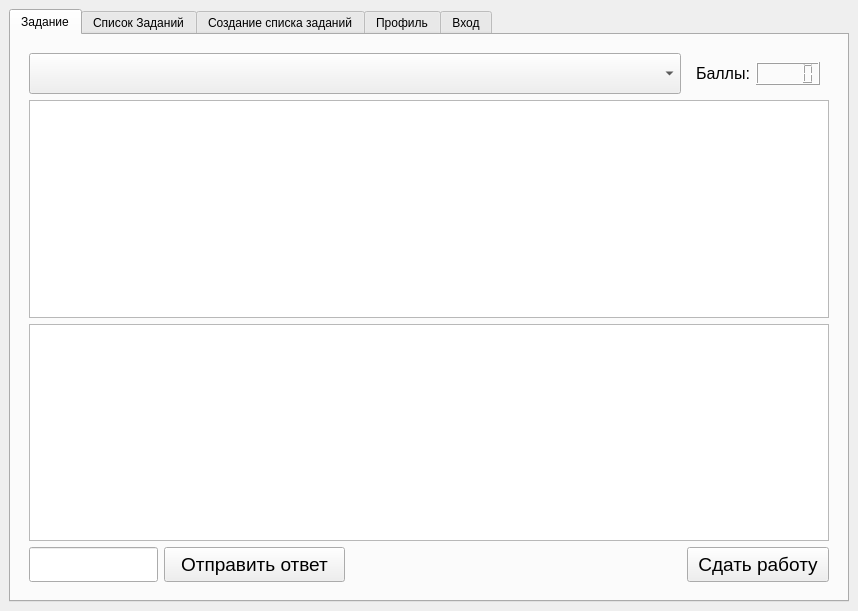
<?xml version="1.0" encoding="UTF-8"?>
<ui version="4.0">
 <class>MainWindow</class>
 <widget class="QMainWindow" name="MainWindow">
  <property name="geometry">
   <rect>
    <x>0</x>
    <y>0</y>
    <width>858</width>
    <height>611</height>
   </rect>
  </property>
  <property name="sizePolicy">
   <sizepolicy hsizetype="Preferred" vsizetype="Preferred">
    <horstretch>0</horstretch>
    <verstretch>0</verstretch>
   </sizepolicy>
  </property>
  <property name="minimumSize">
   <size>
    <width>0</width>
    <height>0</height>
   </size>
  </property>
  <property name="maximumSize">
   <size>
    <width>16777215</width>
    <height>16777215</height>
   </size>
  </property>
  <property name="sizeIncrement">
   <size>
    <width>0</width>
    <height>0</height>
   </size>
  </property>
  <property name="baseSize">
   <size>
    <width>0</width>
    <height>0</height>
   </size>
  </property>
  <property name="windowTitle">
   <string>MainWindow</string>
  </property>
  <widget class="QWidget" name="centralwidget">
   <layout class="QGridLayout" name="gridLayout">
    <item row="1" column="0">
     <widget class="QTabWidget" name="tabWidget">
      <property name="autoFillBackground">
       <bool>false</bool>
      </property>
      <property name="inputMethodHints">
       <set>Qt::ImhNone</set>
      </property>
      <property name="currentIndex">
       <number>0</number>
      </property>
      <widget class="QWidget" name="task">
       <attribute name="title">
        <string>Задание</string>
       </attribute>
       <layout class="QGridLayout" name="gridLayout_3">
        <item row="0" column="0">
         <widget class="QWidget" name="widget" native="true">
          <property name="enabled">
           <bool>true</bool>
          </property>
          <property name="autoFillBackground">
           <bool>false</bool>
          </property>
          <layout class="QGridLayout" name="gridLayout_2">
           <item row="3" column="1" rowspan="2" colspan="4">
            <widget class="QWidget" name="widget_3" native="true">
             <property name="sizePolicy">
              <sizepolicy hsizetype="Preferred" vsizetype="Preferred">
               <horstretch>0</horstretch>
               <verstretch>0</verstretch>
              </sizepolicy>
             </property>
             <property name="minimumSize">
              <size>
               <width>513</width>
               <height>35</height>
              </size>
             </property>
             <widget class="QLabel" name="label_tmp_1">
              <property name="geometry">
               <rect>
                <x>0</x>
                <y>0</y>
                <width>511</width>
                <height>35</height>
               </rect>
              </property>
              <property name="sizePolicy">
               <sizepolicy hsizetype="Preferred" vsizetype="Preferred">
                <horstretch>0</horstretch>
                <verstretch>0</verstretch>
               </sizepolicy>
              </property>
              <property name="minimumSize">
               <size>
                <width>511</width>
                <height>0</height>
               </size>
              </property>
              <property name="font">
               <font>
                <pointsize>12</pointsize>
                <weight>75</weight>
                <bold>true</bold>
               </font>
              </property>
              <property name="text">
               <string/>
              </property>
              <property name="alignment">
               <set>Qt::AlignLeading|Qt::AlignLeft|Qt::AlignVCenter</set>
              </property>
             </widget>
             <widget class="QPushButton" name="send_btn">
              <property name="geometry">
               <rect>
                <x>0</x>
                <y>0</y>
                <width>181</width>
                <height>35</height>
               </rect>
              </property>
              <property name="sizePolicy">
               <sizepolicy hsizetype="Preferred" vsizetype="Preferred">
                <horstretch>0</horstretch>
                <verstretch>0</verstretch>
               </sizepolicy>
              </property>
              <property name="font">
               <font>
                <pointsize>14</pointsize>
               </font>
              </property>
              <property name="text">
               <string>Отправить ответ</string>
              </property>
             </widget>
            </widget>
           </item>
           <item row="0" column="5">
            <widget class="QWidget" name="widget_5" native="true">
             <layout class="QHBoxLayout" name="horizontalLayout">
              <item>
               <widget class="QLabel" name="label_tmp_2">
                <property name="font">
                 <font>
                  <pointsize>12</pointsize>
                 </font>
                </property>
                <property name="text">
                 <string>Баллы:</string>
                </property>
                <property name="alignment">
                 <set>Qt::AlignCenter</set>
                </property>
               </widget>
              </item>
              <item>
               <widget class="QLCDNumber" name="lcdNumber">
                <property name="intValue" stdset="0">
                 <number>0</number>
                </property>
               </widget>
              </item>
             </layout>
            </widget>
           </item>
           <item row="0" column="0" colspan="5">
            <widget class="QComboBox" name="task_choose">
             <property name="sizePolicy">
              <sizepolicy hsizetype="Preferred" vsizetype="Preferred">
               <horstretch>0</horstretch>
               <verstretch>0</verstretch>
              </sizepolicy>
             </property>
             <property name="font">
              <font>
               <pointsize>10</pointsize>
               <weight>50</weight>
               <bold>false</bold>
              </font>
             </property>
            </widget>
           </item>
           <item row="1" column="0" colspan="6">
            <widget class="QTextEdit" name="task_text">
             <property name="font">
              <font>
               <pointsize>12</pointsize>
              </font>
             </property>
             <property name="readOnly">
              <bool>true</bool>
             </property>
             <property name="html">
              <string>&lt;!DOCTYPE HTML PUBLIC &quot;-//W3C//DTD HTML 4.0//EN&quot; &quot;http://www.w3.org/TR/REC-html40/strict.dtd&quot;&gt;
&lt;html&gt;&lt;head&gt;&lt;meta name=&quot;qrichtext&quot; content=&quot;1&quot; /&gt;&lt;style type=&quot;text/css&quot;&gt;
p, li { white-space: pre-wrap; }
&lt;/style&gt;&lt;/head&gt;&lt;body style=&quot; font-family:'MS Shell Dlg 2'; font-size:12pt; font-weight:400; font-style:normal;&quot;&gt;
&lt;p style=&quot;-qt-paragraph-type:empty; margin-top:0px; margin-bottom:0px; margin-left:0px; margin-right:0px; -qt-block-indent:0; text-indent:0px;&quot;&gt;&lt;br /&gt;&lt;/p&gt;&lt;/body&gt;&lt;/html&gt;</string>
             </property>
            </widget>
           </item>
           <item row="3" column="5" rowspan="2">
            <widget class="QPushButton" name="end_work">
             <property name="minimumSize">
              <size>
               <width>0</width>
               <height>35</height>
              </size>
             </property>
             <property name="font">
              <font>
               <pointsize>14</pointsize>
               <weight>50</weight>
               <bold>false</bold>
              </font>
             </property>
             <property name="text">
              <string>Сдать работу</string>
             </property>
            </widget>
           </item>
           <item row="3" column="0" rowspan="2">
            <widget class="QLineEdit" name="answer_edit">
             <property name="sizePolicy">
              <sizepolicy hsizetype="Minimum" vsizetype="Fixed">
               <horstretch>0</horstretch>
               <verstretch>0</verstretch>
              </sizepolicy>
             </property>
             <property name="minimumSize">
              <size>
               <width>0</width>
               <height>35</height>
              </size>
             </property>
            </widget>
           </item>
           <item row="2" column="0" colspan="6">
            <widget class="QTextEdit" name="task_solution">
             <property name="sizePolicy">
              <sizepolicy hsizetype="Expanding" vsizetype="Expanding">
               <horstretch>0</horstretch>
               <verstretch>0</verstretch>
              </sizepolicy>
             </property>
             <property name="font">
              <font>
               <pointsize>12</pointsize>
              </font>
             </property>
            </widget>
           </item>
          </layout>
          <zorder>task_choose</zorder>
          <zorder>widget_3</zorder>
          <zorder>widget_5</zorder>
          <zorder>task_text</zorder>
          <zorder>end_work</zorder>
          <zorder>answer_edit</zorder>
          <zorder>task_solution</zorder>
         </widget>
        </item>
       </layout>
      </widget>
      <widget class="QWidget" name="task_list">
       <attribute name="title">
        <string>Список Заданий</string>
       </attribute>
       <layout class="QGridLayout" name="gridLayout_4">
        <item row="0" column="0">
         <widget class="QWidget" name="widget_2" native="true">
          <layout class="QGridLayout" name="gridLayout_5">
           <item row="11" column="0" colspan="3">
            <widget class="QListWidget" name="self_tl">
             <property name="font">
              <font/>
             </property>
            </widget>
           </item>
           <item row="1" column="0" colspan="3">
            <widget class="QListWidget" name="teacher_tl">
             <property name="font">
              <font>
               <pointsize>10</pointsize>
              </font>
             </property>
            </widget>
           </item>
           <item row="0" column="0">
            <widget class="QLabel" name="label_tmp_3">
             <property name="font">
              <font>
               <pointsize>14</pointsize>
               <weight>75</weight>
               <bold>true</bold>
              </font>
             </property>
             <property name="contextMenuPolicy">
              <enum>Qt::DefaultContextMenu</enum>
             </property>
             <property name="text">
              <string>Задания от учителя:</string>
             </property>
            </widget>
           </item>
           <item row="7" column="0">
            <widget class="QLabel" name="label_tmp4">
             <property name="font">
              <font>
               <pointsize>14</pointsize>
               <weight>75</weight>
               <bold>true</bold>
              </font>
             </property>
             <property name="contextMenuPolicy">
              <enum>Qt::DefaultContextMenu</enum>
             </property>
             <property name="text">
              <string>Свои задания:</string>
             </property>
            </widget>
           </item>
           <item row="7" column="2">
            <widget class="QPushButton" name="add_task">
             <property name="font">
              <font>
               <pointsize>10</pointsize>
              </font>
             </property>
             <property name="text">
              <string>Добавить свое задание</string>
             </property>
            </widget>
           </item>
           <item row="7" column="1">
            <spacer name="horizontalSpacer_2">
             <property name="orientation">
              <enum>Qt::Horizontal</enum>
             </property>
             <property name="sizeHint" stdset="0">
              <size>
               <width>40</width>
               <height>20</height>
              </size>
             </property>
            </spacer>
           </item>
          </layout>
          <zorder>self_tl</zorder>
          <zorder>teacher_tl</zorder>
          <zorder>label_tmp_3</zorder>
          <zorder>add_task</zorder>
          <zorder>label_tmp4</zorder>
          <zorder>horizontalSpacer_2</zorder>
         </widget>
        </item>
       </layout>
      </widget>
      <widget class="QWidget" name="tl_creation">
       <attribute name="title">
        <string>Создание списка заданий</string>
       </attribute>
       <layout class="QGridLayout" name="gridLayout_6">
        <item row="3" column="6" colspan="6">
         <widget class="QLineEdit" name="tl_name">
          <property name="font">
           <font>
            <pointsize>12</pointsize>
           </font>
          </property>
         </widget>
        </item>
        <item row="2" column="2" colspan="10">
         <widget class="QLabel" name="label_tmp_c3">
          <property name="font">
           <font>
            <pointsize>10</pointsize>
           </font>
          </property>
          <property name="text">
           <string>ВЫберите задание и нажмите &quot;-&quot;  чтобы убрать один его экземпляр из работы</string>
          </property>
         </widget>
        </item>
        <item row="4" column="2" colspan="10">
         <widget class="QListWidget" name="task_select">
          <property name="font">
           <font>
            <pointsize>10</pointsize>
           </font>
          </property>
         </widget>
        </item>
        <item row="5" column="11">
         <widget class="QPushButton" name="save">
          <property name="sizePolicy">
           <sizepolicy hsizetype="Preferred" vsizetype="Preferred">
            <horstretch>0</horstretch>
            <verstretch>0</verstretch>
           </sizepolicy>
          </property>
          <property name="text">
           <string>Готово</string>
          </property>
         </widget>
        </item>
        <item row="5" column="4">
         <spacer name="horizontalSpacer_3">
          <property name="orientation">
           <enum>Qt::Horizontal</enum>
          </property>
          <property name="sizeHint" stdset="0">
           <size>
            <width>40</width>
            <height>20</height>
           </size>
          </property>
         </spacer>
        </item>
        <item row="3" column="2">
         <widget class="QLabel" name="label">
          <property name="font">
           <font>
            <pointsize>12</pointsize>
           </font>
          </property>
          <property name="text">
           <string>Название списка заданий:</string>
          </property>
         </widget>
        </item>
        <item row="5" column="10">
         <widget class="QPushButton" name="btn_plus">
          <property name="sizePolicy">
           <sizepolicy hsizetype="Preferred" vsizetype="Preferred">
            <horstretch>0</horstretch>
            <verstretch>0</verstretch>
           </sizepolicy>
          </property>
          <property name="font">
           <font>
            <pointsize>14</pointsize>
           </font>
          </property>
          <property name="text">
           <string>+</string>
          </property>
         </widget>
        </item>
        <item row="0" column="2" colspan="10">
         <widget class="QLabel" name="label_tmp_c1">
          <property name="font">
           <font>
            <pointsize>18</pointsize>
            <weight>75</weight>
            <bold>true</bold>
           </font>
          </property>
          <property name="text">
           <string>Создание списка заданий</string>
          </property>
         </widget>
        </item>
        <item row="5" column="9">
         <widget class="QPushButton" name="btn_minus">
          <property name="sizePolicy">
           <sizepolicy hsizetype="Preferred" vsizetype="Preferred">
            <horstretch>0</horstretch>
            <verstretch>0</verstretch>
           </sizepolicy>
          </property>
          <property name="font">
           <font>
            <pointsize>14</pointsize>
            <weight>75</weight>
            <bold>true</bold>
           </font>
          </property>
          <property name="text">
           <string>-</string>
          </property>
         </widget>
        </item>
        <item row="1" column="2" colspan="10">
         <widget class="QLabel" name="label_tmp_c2">
          <property name="font">
           <font>
            <pointsize>10</pointsize>
           </font>
          </property>
          <property name="text">
           <string>Выберите задание и нажмите &quot;+&quot; чтобы добавить один его экземпляр в работу</string>
          </property>
         </widget>
        </item>
        <item row="5" column="2">
         <widget class="QPushButton" name="cancel">
          <property name="sizePolicy">
           <sizepolicy hsizetype="Preferred" vsizetype="Preferred">
            <horstretch>0</horstretch>
            <verstretch>0</verstretch>
           </sizepolicy>
          </property>
          <property name="text">
           <string>Отмена</string>
          </property>
         </widget>
        </item>
       </layout>
      </widget>
      <widget class="QWidget" name="account">
       <attribute name="title">
        <string>Профиль</string>
       </attribute>
       <layout class="QGridLayout" name="gridLayout_8">
        <item row="0" column="0">
         <layout class="QGridLayout" name="gridLayout_7">
          <item row="4" column="1" rowspan="2" colspan="6">
           <widget class="QListWidget" name="task_history">
            <property name="sizePolicy">
             <sizepolicy hsizetype="Minimum" vsizetype="Minimum">
              <horstretch>0</horstretch>
              <verstretch>0</verstretch>
             </sizepolicy>
            </property>
           </widget>
          </item>
          <item row="3" column="6">
           <widget class="QPushButton" name="update_history">
            <property name="text">
             <string>Обновить историю</string>
            </property>
           </widget>
          </item>
          <item row="3" column="1">
           <widget class="QLabel" name="label_tmp_a3">
            <property name="sizePolicy">
             <sizepolicy hsizetype="Preferred" vsizetype="Maximum">
              <horstretch>0</horstretch>
              <verstretch>0</verstretch>
             </sizepolicy>
            </property>
            <property name="font">
             <font>
              <pointsize>14</pointsize>
             </font>
            </property>
            <property name="text">
             <string>История заданий:</string>
            </property>
           </widget>
          </item>
          <item row="0" column="1">
           <widget class="QLabel" name="name_tmp">
            <property name="sizePolicy">
             <sizepolicy hsizetype="Preferred" vsizetype="Maximum">
              <horstretch>0</horstretch>
              <verstretch>0</verstretch>
             </sizepolicy>
            </property>
            <property name="font">
             <font>
              <pointsize>14</pointsize>
             </font>
            </property>
            <property name="text">
             <string>Имя:</string>
            </property>
           </widget>
          </item>
          <item row="1" column="1">
           <widget class="QLabel" name="login_tmp">
            <property name="sizePolicy">
             <sizepolicy hsizetype="Preferred" vsizetype="Maximum">
              <horstretch>0</horstretch>
              <verstretch>0</verstretch>
             </sizepolicy>
            </property>
            <property name="font">
             <font>
              <pointsize>12</pointsize>
             </font>
            </property>
            <property name="text">
             <string>Логин:</string>
            </property>
           </widget>
          </item>
          <item row="0" column="6">
           <widget class="QLabel" name="uclass">
            <property name="font">
             <font>
              <pointsize>14</pointsize>
             </font>
            </property>
            <property name="text">
             <string/>
            </property>
           </widget>
          </item>
          <item row="0" column="5">
           <widget class="QLabel" name="class_tmp">
            <property name="font">
             <font>
              <pointsize>14</pointsize>
             </font>
            </property>
            <property name="text">
             <string>Класс:</string>
            </property>
           </widget>
          </item>
          <item row="0" column="2" colspan="3">
           <widget class="QLabel" name="uname">
            <property name="font">
             <font>
              <pointsize>14</pointsize>
             </font>
            </property>
            <property name="text">
             <string/>
            </property>
           </widget>
          </item>
          <item row="1" column="2" colspan="5">
           <widget class="QLabel" name="ulogin">
            <property name="sizePolicy">
             <sizepolicy hsizetype="Preferred" vsizetype="Maximum">
              <horstretch>0</horstretch>
              <verstretch>0</verstretch>
             </sizepolicy>
            </property>
            <property name="font">
             <font>
              <pointsize>12</pointsize>
             </font>
            </property>
            <property name="text">
             <string/>
            </property>
           </widget>
          </item>
          <item row="3" column="2" colspan="4">
           <spacer name="horizontalSpacer">
            <property name="orientation">
             <enum>Qt::Horizontal</enum>
            </property>
            <property name="sizeHint" stdset="0">
             <size>
              <width>40</width>
              <height>20</height>
             </size>
            </property>
           </spacer>
          </item>
         </layout>
        </item>
       </layout>
      </widget>
      <widget class="QWidget" name="login">
       <attribute name="title">
        <string>Вход</string>
       </attribute>
       <layout class="QGridLayout" name="gridLayout_10">
        <item row="0" column="1">
         <layout class="QGridLayout" name="gridLayout_9">
          <item row="3" column="3" colspan="2">
           <widget class="QLineEdit" name="password_field">
            <property name="sizePolicy">
             <sizepolicy hsizetype="Expanding" vsizetype="Maximum">
              <horstretch>0</horstretch>
              <verstretch>0</verstretch>
             </sizepolicy>
            </property>
            <property name="autoFillBackground">
             <bool>true</bool>
            </property>
            <property name="inputMethodHints">
             <set>Qt::ImhNone</set>
            </property>
            <property name="text">
             <string/>
            </property>
           </widget>
          </item>
          <item row="2" column="2">
           <widget class="QLabel" name="label_3">
            <property name="font">
             <font>
              <pointsize>14</pointsize>
              <weight>75</weight>
              <bold>true</bold>
             </font>
            </property>
            <property name="text">
             <string>Логин</string>
            </property>
            <property name="alignment">
             <set>Qt::AlignLeading|Qt::AlignLeft|Qt::AlignVCenter</set>
            </property>
           </widget>
          </item>
          <item row="3" column="2">
           <widget class="QLabel" name="label_4">
            <property name="font">
             <font>
              <pointsize>14</pointsize>
              <weight>75</weight>
              <bold>true</bold>
             </font>
            </property>
            <property name="text">
             <string>Пароль</string>
            </property>
            <property name="alignment">
             <set>Qt::AlignLeading|Qt::AlignLeft|Qt::AlignVCenter</set>
            </property>
           </widget>
          </item>
          <item row="1" column="0">
           <spacer name="verticalSpacer">
            <property name="orientation">
             <enum>Qt::Vertical</enum>
            </property>
            <property name="sizeType">
             <enum>QSizePolicy::Maximum</enum>
            </property>
            <property name="sizeHint" stdset="0">
             <size>
              <width>20</width>
              <height>40</height>
             </size>
            </property>
           </spacer>
          </item>
          <item row="3" column="5">
           <widget class="QPushButton" name="see_btn">
            <property name="sizePolicy">
             <sizepolicy hsizetype="Maximum" vsizetype="Fixed">
              <horstretch>0</horstretch>
              <verstretch>0</verstretch>
             </sizepolicy>
            </property>
            <property name="maximumSize">
             <size>
              <width>30</width>
              <height>16777215</height>
             </size>
            </property>
            <property name="text">
             <string>O</string>
            </property>
           </widget>
          </item>
          <item row="3" column="6">
           <widget class="QPushButton" name="clr_btn">
            <property name="sizePolicy">
             <sizepolicy hsizetype="Maximum" vsizetype="Fixed">
              <horstretch>0</horstretch>
              <verstretch>0</verstretch>
             </sizepolicy>
            </property>
            <property name="maximumSize">
             <size>
              <width>30</width>
              <height>16777215</height>
             </size>
            </property>
            <property name="text">
             <string>X</string>
            </property>
           </widget>
          </item>
          <item row="2" column="7" colspan="2">
           <spacer name="horizontalSpacer_5">
            <property name="orientation">
             <enum>Qt::Horizontal</enum>
            </property>
            <property name="sizeType">
             <enum>QSizePolicy::Preferred</enum>
            </property>
            <property name="sizeHint" stdset="0">
             <size>
              <width>40</width>
              <height>20</height>
             </size>
            </property>
           </spacer>
          </item>
          <item row="2" column="0" colspan="2">
           <spacer name="horizontalSpacer_4">
            <property name="orientation">
             <enum>Qt::Horizontal</enum>
            </property>
            <property name="sizeType">
             <enum>QSizePolicy::Preferred</enum>
            </property>
            <property name="sizeHint" stdset="0">
             <size>
              <width>40</width>
              <height>20</height>
             </size>
            </property>
           </spacer>
          </item>
          <item row="7" column="2">
           <widget class="QPushButton" name="login_btn">
            <property name="sizePolicy">
             <sizepolicy hsizetype="Fixed" vsizetype="Fixed">
              <horstretch>0</horstretch>
              <verstretch>0</verstretch>
             </sizepolicy>
            </property>
            <property name="font">
             <font>
              <pointsize>12</pointsize>
             </font>
            </property>
            <property name="text">
             <string>Войти</string>
            </property>
           </widget>
          </item>
          <item row="4" column="2">
           <spacer name="verticalSpacer_2">
            <property name="orientation">
             <enum>Qt::Vertical</enum>
            </property>
            <property name="sizeType">
             <enum>QSizePolicy::Maximum</enum>
            </property>
            <property name="sizeHint" stdset="0">
             <size>
              <width>20</width>
              <height>40</height>
             </size>
            </property>
           </spacer>
          </item>
          <item row="0" column="3" colspan="2">
           <widget class="QLabel" name="label_2">
            <property name="sizePolicy">
             <sizepolicy hsizetype="Preferred" vsizetype="Maximum">
              <horstretch>0</horstretch>
              <verstretch>0</verstretch>
             </sizepolicy>
            </property>
            <property name="font">
             <font>
              <pointsize>18</pointsize>
              <weight>75</weight>
              <bold>true</bold>
             </font>
            </property>
            <property name="text">
             <string>Вход</string>
            </property>
            <property name="alignment">
             <set>Qt::AlignCenter</set>
            </property>
           </widget>
          </item>
          <item row="2" column="3" colspan="4">
           <widget class="QLineEdit" name="login_field">
            <property name="sizePolicy">
             <sizepolicy hsizetype="Expanding" vsizetype="Maximum">
              <horstretch>0</horstretch>
              <verstretch>0</verstretch>
             </sizepolicy>
            </property>
            <property name="inputMethodHints">
             <set>Qt::ImhEmailCharactersOnly</set>
            </property>
           </widget>
          </item>
         </layout>
        </item>
       </layout>
      </widget>
     </widget>
    </item>
   </layout>
  </widget>
 </widget>
 <resources/>
 <connections/>
</ui>
